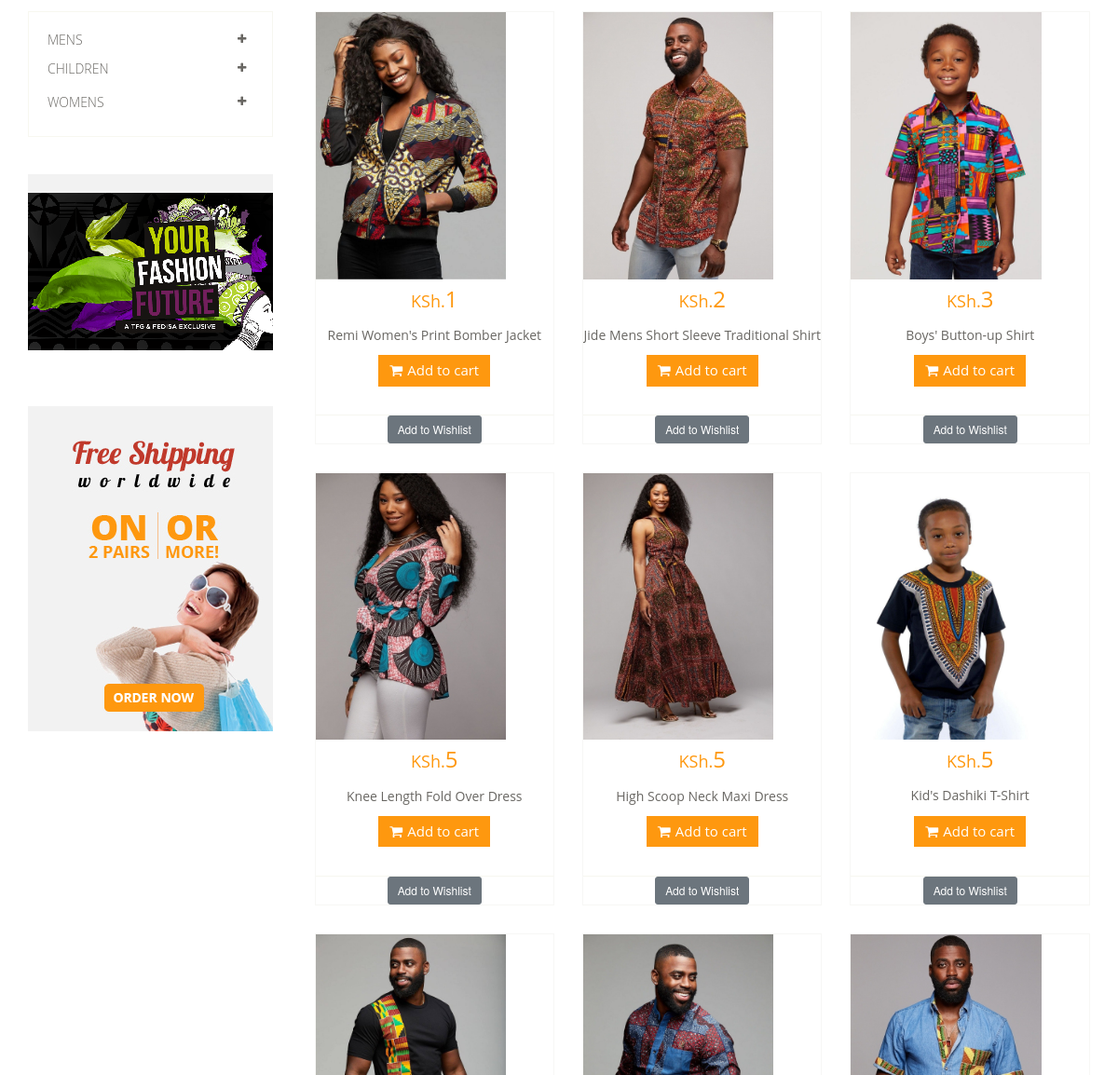
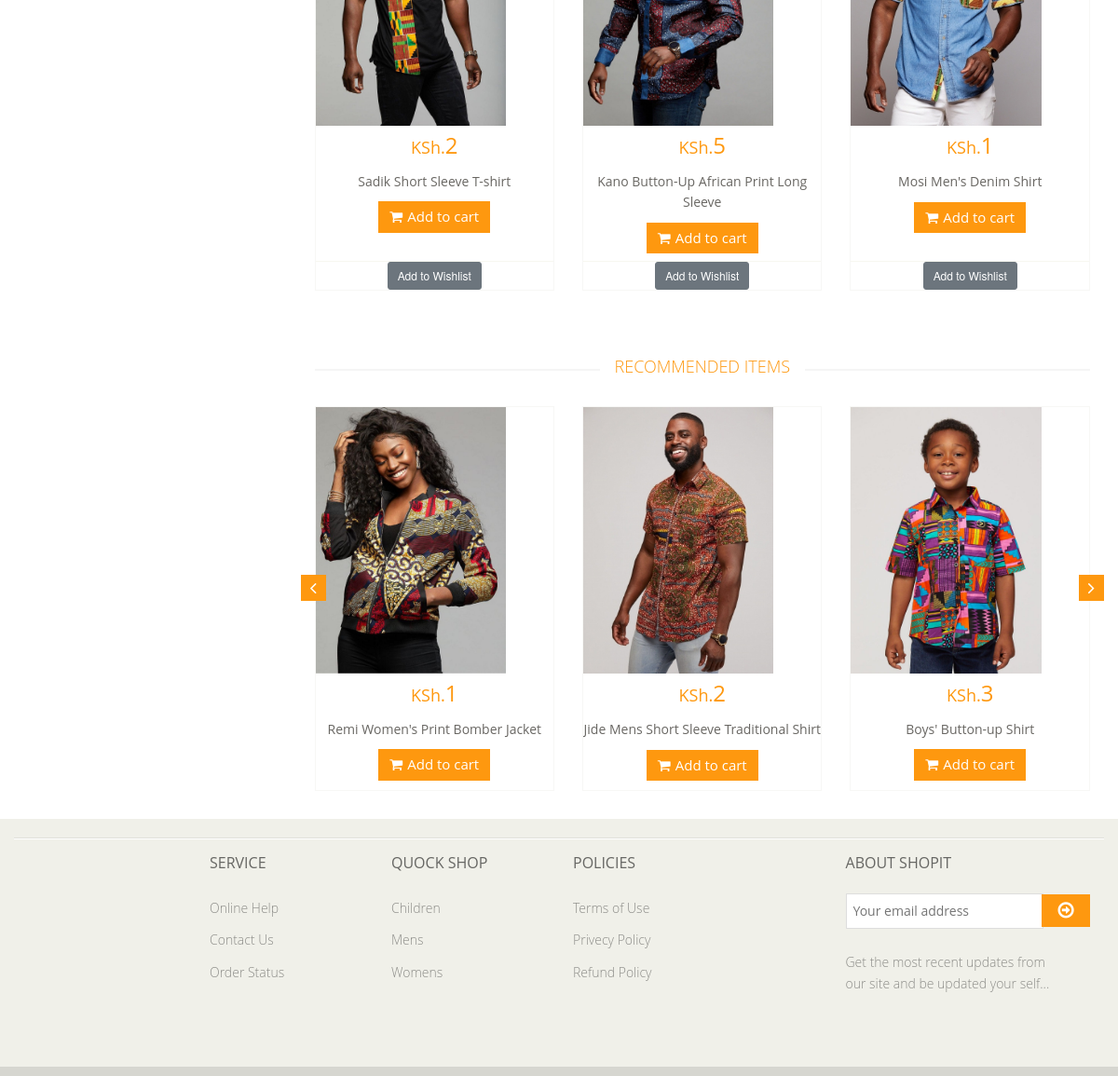
Before: / (lower part) with the older database file (2 pictures, top to bottom).
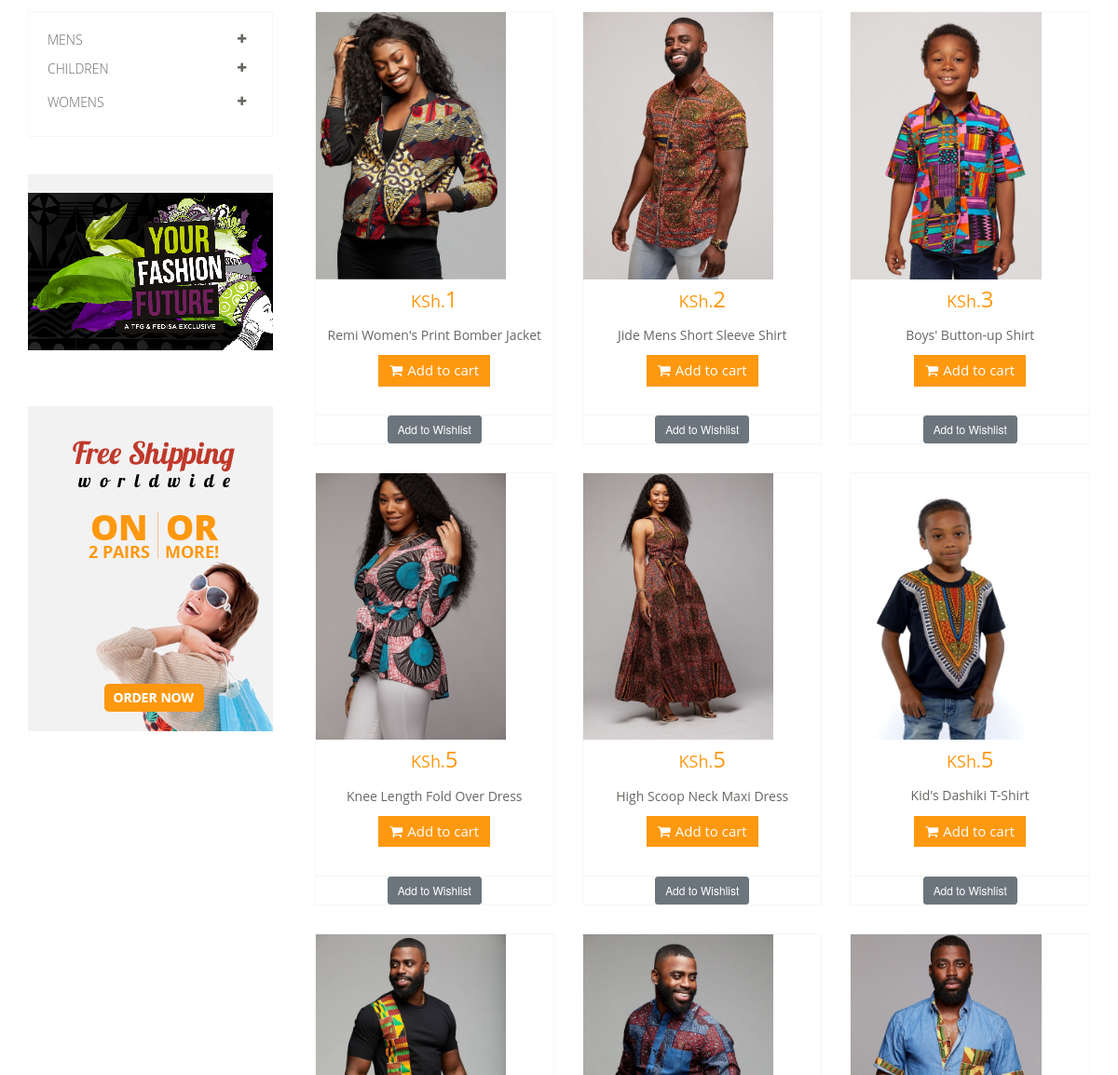
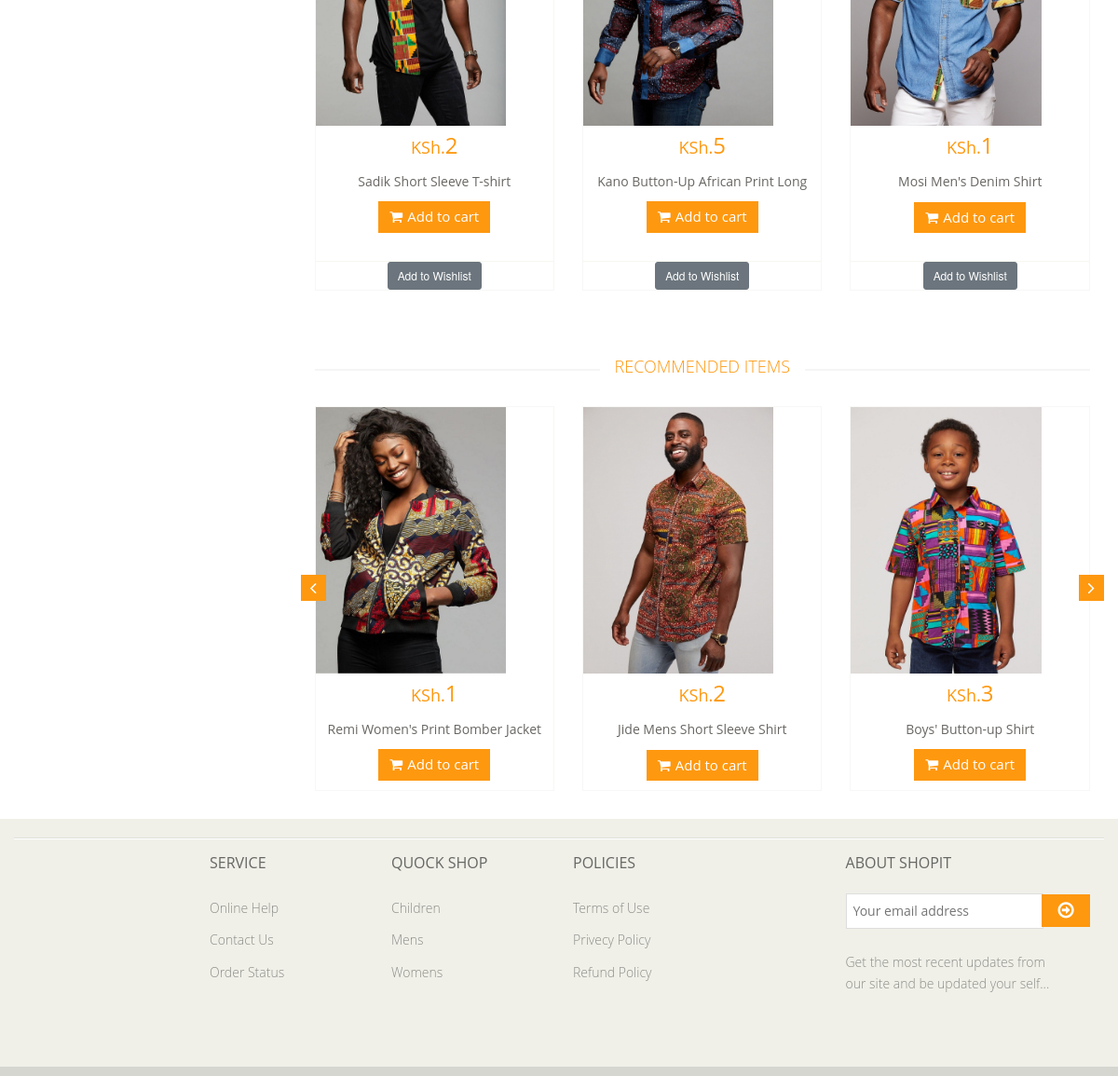
After: the same page with the newer database file (2 pictures, top to bottom).
### tables this page shows
CREATE TABLE `images` (
  `imageId` int(11) NOT NULL,
  `itemId` int(11) NOT NULL,
  `m_url` text NOT NULL,
  `s_url` text NOT NULL
);

CREATE TABLE `items` (
  `itemId` int(100) NOT NULL,
  `itemname` varchar(80) NOT NULL,
  `description` text NOT NULL,
  `date` timestamp NOT NULL DEFAULT CURRENT_TIMESTAMP,
  `price` int(40) NOT NULL,
  `instock` tinyint(1) NOT NULL
);

### admin/database.php (called while the page is built, shortened)
<?php
class MySQLDB
{
   var $connection;
   function MySQLDB(){
      $this->connection = mysqli_connect(DB_SERVER, DB_USER, DB_PASS) or die(mysql_error());
      mysqli_select_db($this->connection,DB_NAME) or die(mysql_error());
   }
function getAllItems($n){
  if($n>0){
    $q="SELECT * FROM ".TBL_ITEMS." INNER JOIN ".TBL_IMAGES." on ".TBL_ITEMS.".itemId= ".TBL_IMAGES.".itemId ORDER BY rand() LIMIT ".$n." ";
  }else if($n==0){
    $q="SELECT * FROM ".TBL_ITEMS." INNER JOIN ".TBL_IMAGES." on ".TBL_ITEMS.".itemId= ".TBL_IMAGES.".itemId ";
  }
  $result = mysqli_query($this->connection,$q);
$thisarray=array();
while($dbarray = mysqli_fetch_array($result)){
  $thisarray[]=$dbarray;
}
return $thisarray;
}
};
$database = new MySQLDB;
?>

### index.php (the view, shortened to what the changed rows need)
<!DOCTYPE html>
<html lang="en">
<head>
    <link href="css/bootstrap.min.css" rel="stylesheet">
    <link href="css/font-awesome.min.css" rel="stylesheet">
    <link href="css/prettyPhoto.css" rel="stylesheet">
    <link href="css/price-range.css" rel="stylesheet">
    <link href="css/animate.css" rel="stylesheet">
	<link href="css/main.css" rel="stylesheet">
	<link href="css/responsive.css" rel="stylesheet">
</head>
<body>
<?php include('header.php');?>
	<section>
		<div class="container">
			<div class="row">
				<div class="col-sm-9 padding-right">
					<div class="features_items">
            <?php
  $rows=$database->getAllItems(9);
  if($rows != NULL){
  foreach($rows as $row){
  ?>
					<div class="col-sm-4">
							<div class="product-image-wrapper">
								<div class="single-products">
										<div class="productinfo text-center">
                      <div class="img">
                        <a href="product.php?q=<?=$row['itemId'];?>">
                      <img src="<?=$row['m_url'];?>" alt="" /></a></div>
                      <h2><span>KSh.</span><?=$row['price'];?></h2>
                      <p><?=$row['itemname'];?></p>
<a href="product.php?q=<?=$row['itemId'];?>" class="btn btn-default add-to-cart"><i class="fa fa-shopping-cart"></i>Add to cart</a>
</div>
</div>
<div class="choose text-center">
<form class="form-item" method="post" action="process.php">
<button type="submit" id="button" class="btn btn-secondary btn-sm ">Add to Wishlist</button>
</form>
						</div>
							</div>
						</div>
            <?php
          }
}
           ?>
					</div>
					<div class="recommended_items">
						<h2 class="title text-center">recommended items</h2>
						<div id="recommended-item-carousel" class="carousel slide" data-ride="carousel">
							<div class="carousel-inner">
								<div class="item active">
                  <?php
        $rows=$database->getAllItems(3);
          if($rows != NULL){
        foreach($rows as $row){
        ?>
									<div class="col-sm-4">
										<div class="product-image-wrapper">
											<div class="single-products">
												<div class="productinfo text-center">
                          <div class="img">
													<img src="<?=$row['m_url'];?>" alt="" /></div>
													<h2><span>KSh.</span><?=$row['price'];?></h2>
													<p><?=$row['itemname'];?></p>
                          <a href="product.php?q=<?=$row['itemId'];?>" class="btn btn-default add-to-cart"><i class="fa fa-shopping-cart"></i>Add to cart</a>
												</div>
											</div>
										</div>
									</div>
                  <?php
                }
              }
                 ?>
              	</div>
							</div>
						</div>
					</div>
				</div>
			</div>
		</div>
	</section>
<?php include('footer.php'); ?>
</body>
</html>

Changed rows visible on the page:
changed through a linked row, images: itemId.itemname "Jide Mens Short Sleeve Traditional Shirt" → "Jide Mens Short Sleeve Shirt"
changed through a linked row, images: itemId.itemname "Kano Button-Up African Print Long Sleeve" → "Kano Button-Up African Print Long"
